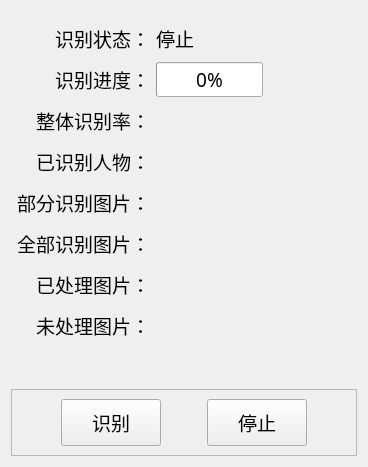
      <widget class="QWidget" name="recognition_tab">
       <property name="font">
        <font>
         <family>新宋体</family>
         <pointsize>14</pointsize>
        </font>
       </property>
       <attribute name="icon">
        <iconset>
         <normaloff>../icon/face.png</normaloff>../icon/face.png</iconset>
       </attribute>
       <attribute name="title">
        <string>人脸识别</string>
       </attribute>
       <layout class="QGridLayout" name="gridLayout">
        <item row="10" column="0" colspan="4">
         <widget class="QFrame" name="frame_2">
          <property name="font">
           <font>
            <family>新宋体</family>
            <pointsize>14</pointsize>
           </font>
          </property>
          <property name="frameShape">
           <enum>QFrame::StyledPanel</enum>
          </property>
          <property name="frameShadow">
           <enum>QFrame::Raised</enum>
          </property>
          <layout class="QGridLayout" name="gridLayout_4">
           <item row="0" column="2">
            <spacer name="horizontalSpacer">
             <property name="orientation">
              <enum>Qt::Horizontal</enum>
             </property>
             <property name="sizeHint" stdset="0">
              <size>
               <width>40</width>
               <height>20</height>
              </size>
             </property>
            </spacer>
           </item>
           <item row="0" column="3">
            <widget class="QPushButton" name="pausecontinue_btn">
             <property name="sizePolicy">
              <sizepolicy hsizetype="Preferred" vsizetype="Preferred">
               <horstretch>0</horstretch>
               <verstretch>0</verstretch>
              </sizepolicy>
             </property>
             <property name="minimumSize">
              <size>
               <width>0</width>
               <height>0</height>
              </size>
             </property>
             <property name="maximumSize">
              <size>
               <width>280</width>
               <height>16777215</height>
              </size>
             </property>
             <property name="font">
              <font>
               <family>新宋体</family>
               <pointsize>14</pointsize>
              </font>
             </property>
             <property name="focusPolicy">
              <enum>Qt::NoFocus</enum>
             </property>
             <property name="styleSheet">
              <string notr="true">padding-left: 30px; 
padding-right: 30px;
padding-top: 8px; 
padding-bottom: 8px;</string>
             </property>
             <property name="text">
              <string>停止</string>
             </property>
             <property name="icon">
              <iconset>
               <normaloff>../icon/stop.png</normaloff>../icon/stop.png</iconset>
             </property>
             <property name="iconSize">
              <size>
               <width>24</width>
               <height>24</height>
              </size>
             </property>
            </widget>
           </item>
           <item row="0" column="0">
            <spacer name="horizontalSpacer_3">
             <property name="orientation">
              <enum>Qt::Horizontal</enum>
             </property>
             <property name="sizeHint" stdset="0">
              <size>
               <width>40</width>
               <height>20</height>
              </size>
             </property>
            </spacer>
           </item>
           <item row="0" column="1">
            <widget class="QPushButton" name="recogni_btn">
             <property name="sizePolicy">
              <sizepolicy hsizetype="Preferred" vsizetype="Preferred">
               <horstretch>0</horstretch>
               <verstretch>0</verstretch>
              </sizepolicy>
             </property>
             <property name="minimumSize">
              <size>
               <width>0</width>
               <height>0</height>
              </size>
             </property>
             <property name="maximumSize">
              <size>
               <width>280</width>
               <height>16777215</height>
              </size>
             </property>
             <property name="font">
              <font>
               <family>新宋体</family>
               <pointsize>14</pointsize>
              </font>
             </property>
             <property name="focusPolicy">
              <enum>Qt::NoFocus</enum>
             </property>
             <property name="styleSheet">
              <string notr="true">padding-left: 30px; 
padding-right: 30px;
padding-top: 8px; 
padding-bottom: 8px;</string>
             </property>
             <property name="text">
              <string>识别</string>
             </property>
             <property name="icon">
              <iconset>
               <normaloff>../icon/run.png</normaloff>../icon/run.png</iconset>
             </property>
             <property name="iconSize">
              <size>
               <width>24</width>
               <height>24</height>
              </size>
             </property>
            </widget>
           </item>
           <item row="0" column="4">
            <spacer name="horizontalSpacer_4">
             <property name="orientation">
              <enum>Qt::Horizontal</enum>
             </property>
             <property name="sizeHint" stdset="0">
              <size>
               <width>40</width>
               <height>20</height>
              </size>
             </property>
            </spacer>
           </item>
          </layout>
         </widget>
        </item>
        <item row="5" column="1">
         <widget class="QLabel" name="label_9">
          <property name="minimumSize">
           <size>
            <width>0</width>
            <height>35</height>
           </size>
          </property>
          <property name="font">
           <font>
            <family>新宋体</family>
            <pointsize>14</pointsize>
           </font>
          </property>
          <property name="text">
           <string>部分识别图片：</string>
          </property>
          <property name="alignment">
           <set>Qt::AlignRight|Qt::AlignTrailing|Qt::AlignVCenter</set>
          </property>
         </widget>
        </item>
        <item row="2" column="3">
         <spacer name="horizontalSpacer_9">
          <property name="orientation">
           <enum>Qt::Horizontal</enum>
          </property>
          <property name="sizeHint" stdset="0">
           <size>
            <width>40</width>
            <height>20</height>
           </size>
          </property>
         </spacer>
        </item>
        <item row="3" column="2">
         <widget class="QLabel" name="recognition_rate_label">
          <property name="font">
           <font>
            <family>新宋体</family>
            <pointsize>14</pointsize>
           </font>
          </property>
          <property name="text">
           <string/>
          </property>
         </widget>
        </item>
        <item row="2" column="1">
         <widget class="QLabel" name="label_13">
          <property name="font">
           <font>
            <family>新宋体</family>
            <pointsize>14</pointsize>
           </font>
          </property>
          <property name="text">
           <string>识别进度：</string>
          </property>
          <property name="alignment">
           <set>Qt::AlignRight|Qt::AlignTrailing|Qt::AlignVCenter</set>
          </property>
         </widget>
        </item>
        <item row="7" column="1">
         <widget class="QLabel" name="label_7">
          <property name="minimumSize">
           <size>
            <width>0</width>
            <height>35</height>
           </size>
          </property>
          <property name="font">
           <font>
            <family>新宋体</family>
            <pointsize>14</pointsize>
           </font>
          </property>
          <property name="text">
           <string>已处理图片：</string>
          </property>
          <property name="alignment">
           <set>Qt::AlignRight|Qt::AlignTrailing|Qt::AlignVCenter</set>
          </property>
         </widget>
        </item>
        <item row="4" column="2">
         <widget class="QLabel" name="recognized_face_label">
          <property name="font">
           <font>
            <family>新宋体</family>
            <pointsize>14</pointsize>
           </font>
          </property>
          <property name="text">
           <string/>
          </property>
         </widget>
        </item>
        <item row="2" column="2">
         <widget class="QProgressBar" name="progressBar">
          <property name="sizePolicy">
           <sizepolicy hsizetype="Expanding" vsizetype="Preferred">
            <horstretch>0</horstretch>
            <verstretch>0</verstretch>
           </sizepolicy>
          </property>
          <property name="maximumSize">
           <size>
            <width>16777215</width>
            <height>16777215</height>
           </size>
          </property>
          <property name="font">
           <font>
            <family>新宋体</family>
            <pointsize>14</pointsize>
           </font>
          </property>
          <property name="value">
           <number>0</number>
          </property>
         </widget>
        </item>
        <item row="9" column="1">
         <spacer name="verticalSpacer">
          <property name="orientation">
           <enum>Qt::Vertical</enum>
          </property>
          <property name="sizeHint" stdset="0">
           <size>
            <width>20</width>
            <height>40</height>
           </size>
          </property>
         </spacer>
        </item>
        <item row="6" column="1">
         <widget class="QLabel" name="label_10">
          <property name="minimumSize">
           <size>
            <width>0</width>
            <height>35</height>
           </size>
          </property>
          <property name="font">
           <font>
            <family>新宋体</family>
            <pointsize>14</pointsize>
           </font>
          </property>
          <property name="text">
           <string>全部识别图片：</string>
          </property>
          <property name="alignment">
           <set>Qt::AlignRight|Qt::AlignTrailing|Qt::AlignVCenter</set>
          </property>
         </widget>
        </item>
        <item row="1" column="2">
         <widget class="QLabel" name="run_state_label">
          <property name="font">
           <font>
            <family>新宋体</family>
            <pointsize>14</pointsize>
           </font>
          </property>
          <property name="text">
           <string>停止</string>
          </property>
         </widget>
        </item>
        <item row="7" column="2">
         <widget class="QLabel" name="handled_pic_label">
          <property name="font">
           <font>
            <family>新宋体</family>
            <pointsize>14</pointsize>
           </font>
          </property>
          <property name="text">
           <string/>
          </property>
         </widget>
        </item>
        <item row="6" column="2">
         <widget class="QLabel" name="all_recognized_pic_label">
          <property name="font">
           <font>
            <family>新宋体</family>
            <pointsize>14</pointsize>
           </font>
          </property>
          <property name="text">
           <string/>
          </property>
         </widget>
        </item>
        <item row="3" column="1">
         <widget class="QLabel" name="label_6">
          <property name="minimumSize">
           <size>
            <width>0</width>
            <height>35</height>
           </size>
          </property>
          <property name="font">
           <font>
            <family>新宋体</family>
            <pointsize>14</pointsize>
           </font>
          </property>
          <property name="text">
           <string>整体识别率：</string>
          </property>
          <property name="alignment">
           <set>Qt::AlignRight|Qt::AlignTrailing|Qt::AlignVCenter</set>
          </property>
         </widget>
        </item>
        <item row="5" column="2">
         <widget class="QLabel" name="part_recognized_pic_label">
          <property name="font">
           <font>
            <family>新宋体</family>
            <pointsize>14</pointsize>
           </font>
          </property>
          <property name="text">
           <string/>
          </property>
         </widget>
        </item>
        <item row="8" column="2">
         <widget class="QLabel" name="unhandled_pic_label">
          <property name="font">
           <font>
            <family>新宋体</family>
            <pointsize>14</pointsize>
           </font>
          </property>
          <property name="text">
           <string/>
          </property>
         </widget>
        </item>
        <item row="8" column="1">
         <widget class="QLabel" name="label_11">
          <property name="minimumSize">
           <size>
            <width>0</width>
            <height>35</height>
           </size>
          </property>
          <property name="font">
           <font>
            <family>新宋体</family>
            <pointsize>14</pointsize>
           </font>
          </property>
          <property name="text">
           <string>未处理图片：</string>
          </property>
          <property name="alignment">
           <set>Qt::AlignRight|Qt::AlignTrailing|Qt::AlignVCenter</set>
          </property>
         </widget>
        </item>
        <item row="1" column="1">
         <widget class="QLabel" name="label_19">
          <property name="minimumSize">
           <size>
            <width>0</width>
            <height>35</height>
           </size>
          </property>
          <property name="maximumSize">
           <size>
            <width>16777215</width>
            <height>16777215</height>
           </size>
          </property>
          <property name="font">
           <font>
            <family>新宋体</family>
            <pointsize>14</pointsize>
           </font>
          </property>
          <property name="text">
           <string>识别状态：</string>
          </property>
          <property name="alignment">
           <set>Qt::AlignRight|Qt::AlignTrailing|Qt::AlignVCenter</set>
          </property>
         </widget>
        </item>
        <item row="4" column="1">
         <widget class="QLabel" name="label_8">
          <property name="minimumSize">
           <size>
            <width>0</width>
            <height>35</height>
           </size>
          </property>
          <property name="font">
           <font>
            <family>新宋体</family>
            <pointsize>14</pointsize>
           </font>
          </property>
          <property name="text">
           <string>已识别人物：</string>
          </property>
          <property name="alignment">
           <set>Qt::AlignRight|Qt::AlignTrailing|Qt::AlignVCenter</set>
          </property>
         </widget>
        </item>
        <item row="0" column="1">
         <spacer name="verticalSpacer_2">
          <property name="orientation">
           <enum>Qt::Vertical</enum>
          </property>
          <property name="sizeType">
           <enum>QSizePolicy::Fixed</enum>
          </property>
          <property name="sizeHint" stdset="0">
           <size>
            <width>20</width>
            <height>10</height>
           </size>
          </property>
         </spacer>
        </item>
       </layout>
      </widget>
